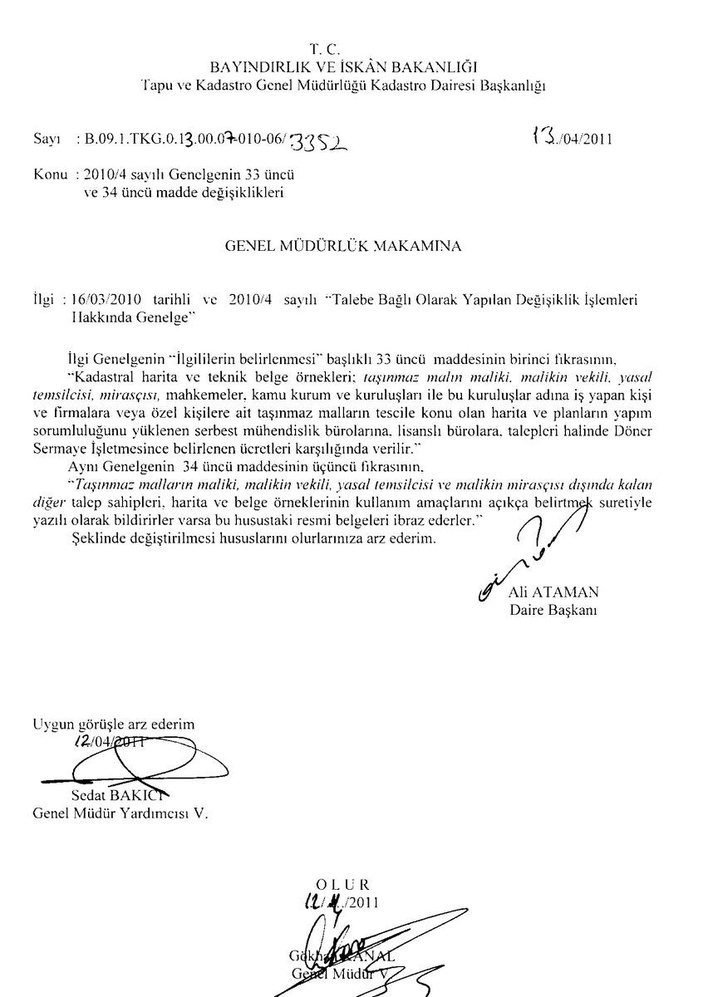
#> input picture SIGNATURE_EXTARCTOR/signature_extractor-master/inputs/in1.jpg, 708 x 997 px, shrunk from 852 x 1200 before the run
$ python signature_extractor.py
#> lines starting #> are read from the running program, lines starting #| are printed output that depends on the picture; after the words box and inside, x2 and y2 are one past the last pixel; in counts of white or black regions, pixels touching at a corner belong together; long printed decimals are rounded
import cv2
import matplotlib.pyplot as plt
from skimage import measure, morphology
from skimage.color import label2rgb
from skimage.measure import regionprops
import numpy as np
import tkinter
from tkinter import filedialog

# the parameters are used to remove small size connected pixels outliar
constant_parameter_1 = 84
constant_parameter_2 = 250
constant_parameter_3 = 100

# the parameter is used to remove big size connected pixels outliar
constant_parameter_4 = 18

# read the input image
# initiate tinker and hide window
main_win = tkinter.Tk()
main_win.withdraw()

main_win.overrideredirect(True)
main_win.geometry('0x0+0+0')

main_win.deiconify()
main_win.lift()
main_win.focus_force()

# open file selector
main_win.sourceFile = filedialog.askopenfilename(parent=main_win, initialdir="/",
                                                 title='Please select a directory')
#> the answer given: inputs/in1.jpg

# close window after selection
main_win.destroy()

img = cv2.imread(main_win.sourceFile)
#> img is the input picture: shape (997, 708, 3); min 0, max 255, mean 245

cv2.imshow('image', img)
cv2.waitKey(0)
img = cv2.threshold(img, 127, 255, cv2.THRESH_BINARY)[1]  # ensure binary
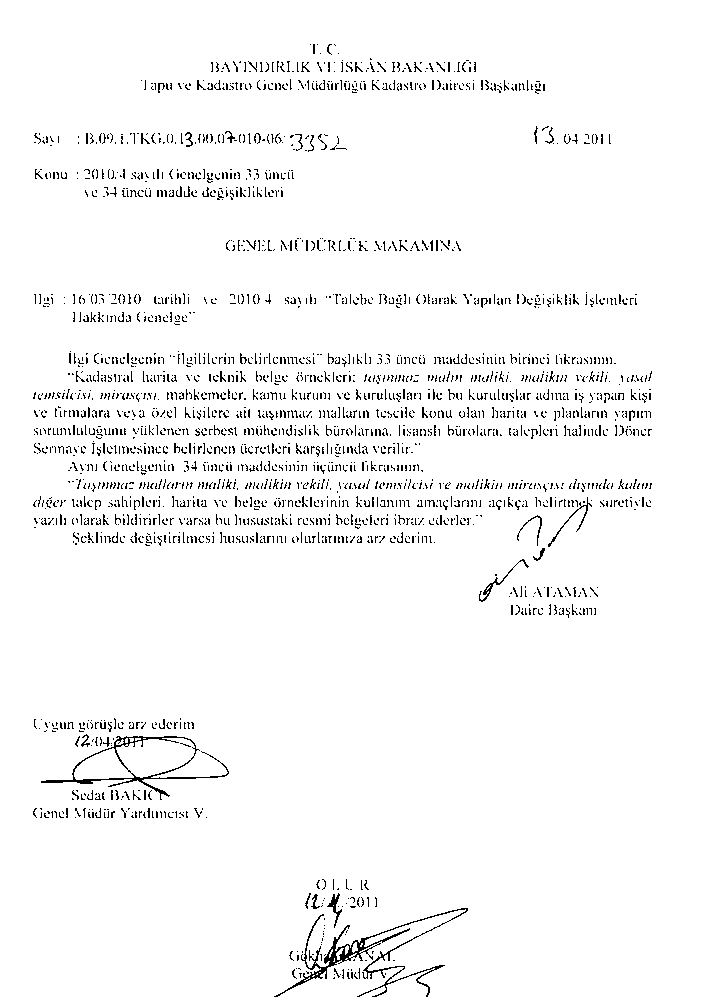
#> img: shape (997, 708, 3); 96.6% white; black in thin lines or dots, all inside (x1, y1, x2, y2) = (33, 44, 652, 997)

# connected component analysis by scikit-learn framework
blobs = img > img.mean()
blobs_labels = measure.label(blobs, background=1)
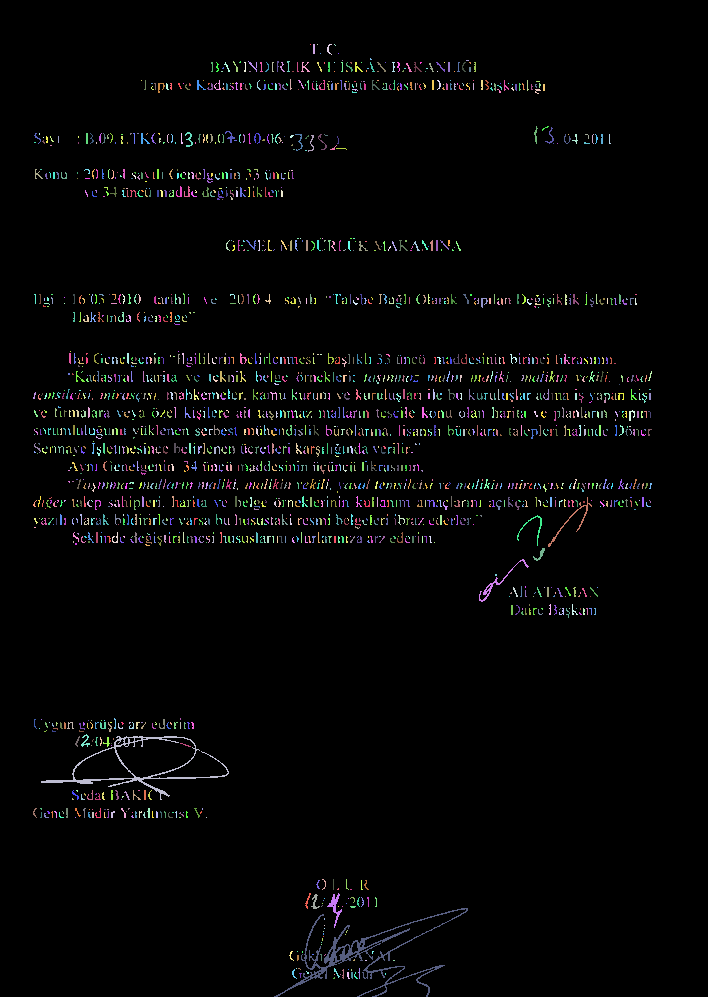
#> blobs_labels: shape (997, 708, 3) int32; 2446 distinct labels, from 0 to 2445; one colour per label, 0 black
image_label_overlay = label2rgb(blobs_labels, image=img)

fig, ax = plt.subplots(figsize=(10, 6))

'''
# plot the connected components (for debugging)
ax.imshow(image_label_overlay)
ax.set_axis_off()
plt.tight_layout()
plt.show()
'''

the_biggest_component = 0
total_area = 0
counter = 0
average = 0.0
for region in regionprops(blobs_labels):
    if (region.area > 10):
        total_area = total_area + region.area
        counter = counter + 1
    # print region.area # (for debugging)
    # take regions with large enough areas
    if (region.area >= 250):
        if (region.area > the_biggest_component):
            the_biggest_component = region.area
#> this loop made 2445 passes
#> total_area on passes 2, 4, 11, 13, 14, 15, 16, 17, 18, 19, 20, 21: 60, 123, 177, 255, 297, 345, 384, 432, 483, 522, 564, 606
#> after the loop, counter = 1703; the_biggest_component = 5295; total_area = 68841

average = (total_area/counter)
#> average = 40.42
print("the_biggest_component: " + str(the_biggest_component))
#| the_biggest_component: 5295.0
print("average: " + str(average))
#| average: 40.423

# experimental-based ratio calculation, modify it for your cases
# a4_small_size_outliar_constant is used as a threshold value to remove connected outliar connected pixels
# are smaller than a4_small_size_outliar_constant for A4 size scanned documents
a4_small_size_outliar_constant = (
    (average/constant_parameter_1)*constant_parameter_2)+constant_parameter_3
#> a4_small_size_outliar_constant = 220.3
print("a4_small_size_outliar_constant: " + str(a4_small_size_outliar_constant))
#| a4_small_size_outliar_constant: 220.308

# experimental-based ratio calculation, modify it for your cases
# a4_big_size_outliar_constant is used as a threshold value to remove outliar connected pixels
# are bigger than a4_big_size_outliar_constant for A4 size scanned documents
a4_big_size_outliar_constant = a4_small_size_outliar_constant*constant_parameter_4
#> a4_big_size_outliar_constant = 3965.5
print("a4_big_size_outliar_constant: " + str(a4_big_size_outliar_constant))
#| a4_big_size_outliar_constant: 3965.538

# remove the connected pixels are smaller than a4_small_size_outliar_constant
pre_version = morphology.remove_small_objects(
    blobs_labels, a4_small_size_outliar_constant).astype(np.uint8)
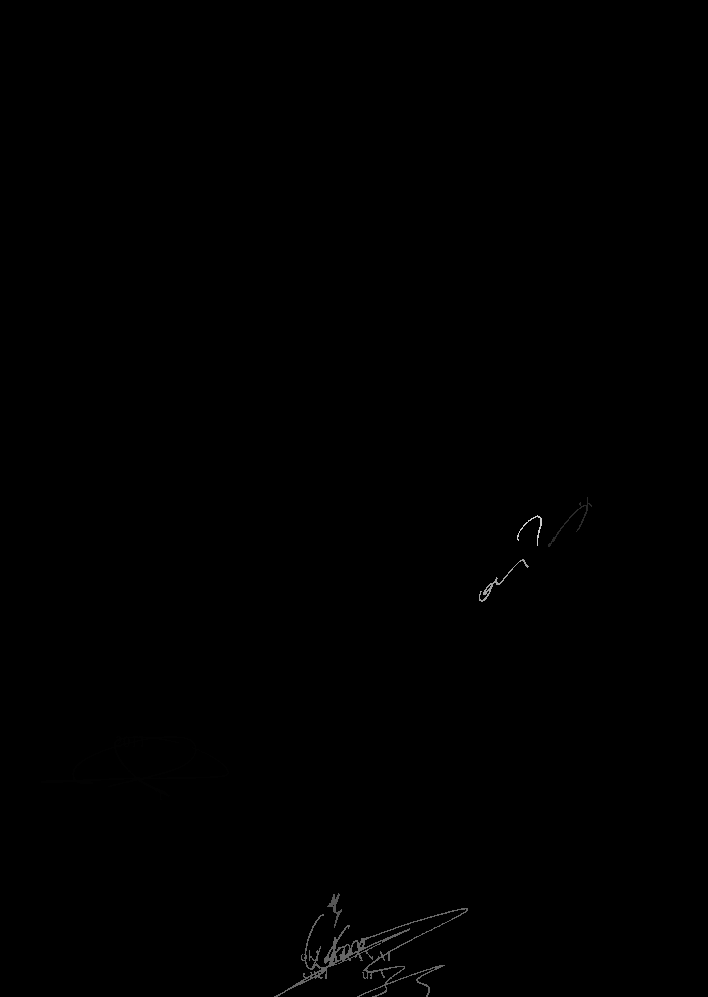
#> pre_version: shape (997, 708, 3); min 0, max 204, mean 0.4
# remove the connected pixels are bigger than threshold a4_big_size_outliar_constant
# to get rid of undesired connected pixels such as table headers and etc.
component_sizes = np.bincount(pre_version.ravel())
#> component_sizes = 205 values, max 2107449 at index 0, min 0 at index 1, mean 10329.9
too_small = component_sizes > (a4_big_size_outliar_constant)
too_small_mask = too_small[pre_version]
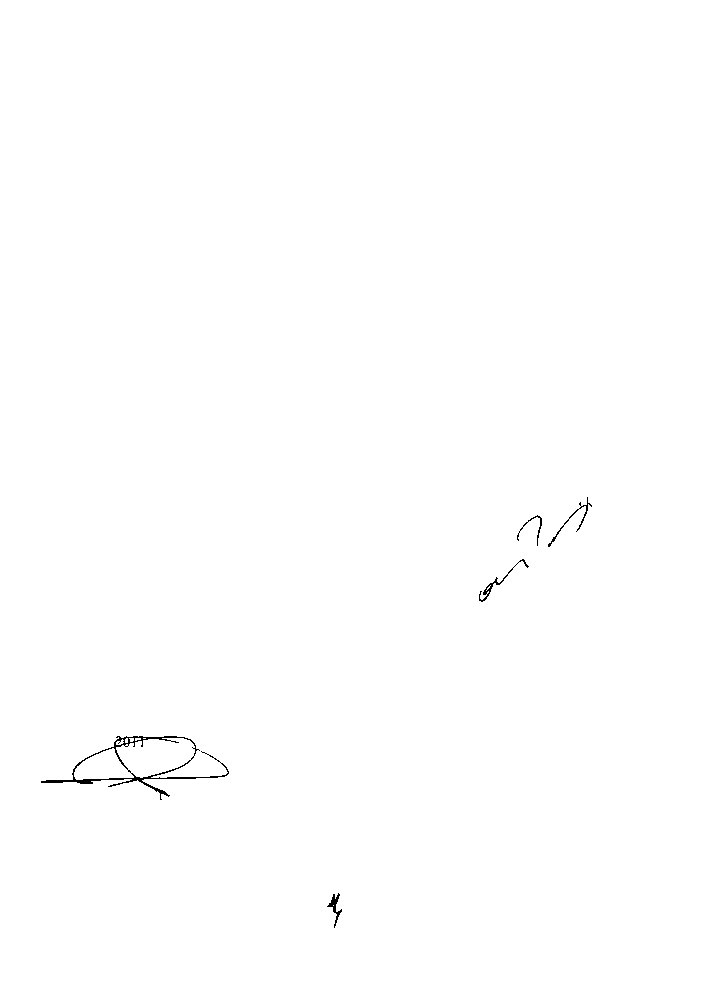
#> too_small_mask: shape (997, 708, 3) bool; 99.8% white; black in thin lines or dots, all inside (x1, y1, x2, y2) = (41, 497, 592, 928)
pre_version[too_small_mask] = 0
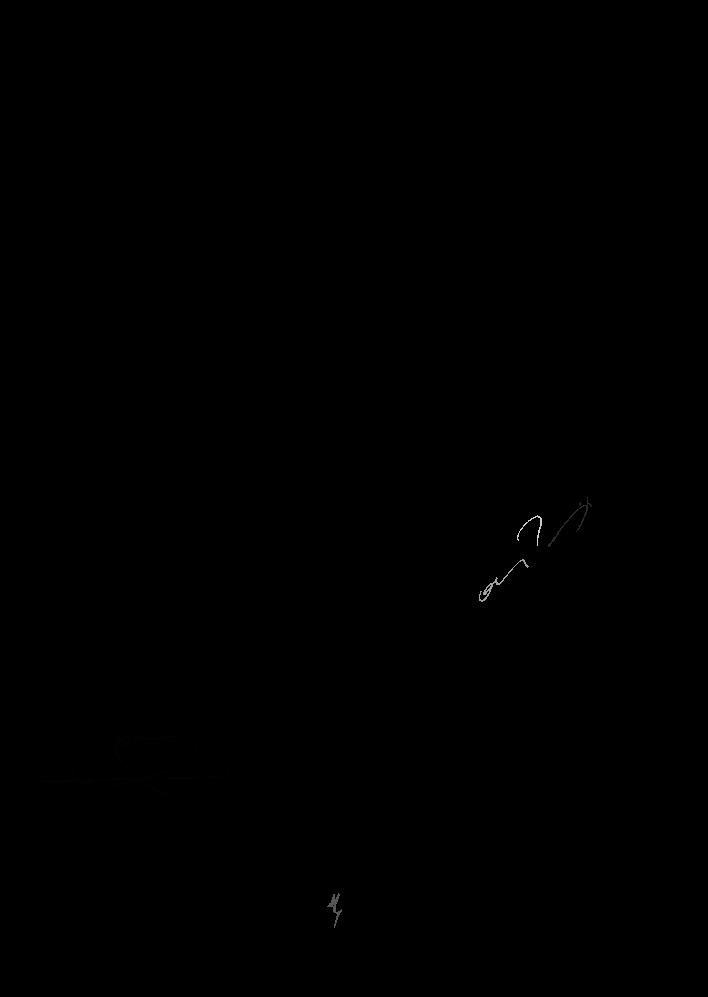
#> pre_version: shape (997, 708, 3); 0.25% of pixels changed, all inside (x1, y1, x2, y2) = (274, 908, 468, 997)
# save the the pre-version which is the image is labelled with colors
# as considering connected components
plt.imsave('pre_version.png', pre_version)

# read the pre-version
img = cv2.imread('pre_version.png', 0)
#> img: shape (997, 708); min 0, max 204, mean 0.1
# ensure binary
img = cv2.threshold(img, 0, 255, cv2.THRESH_BINARY_INV | cv2.THRESH_OTSU)[1]
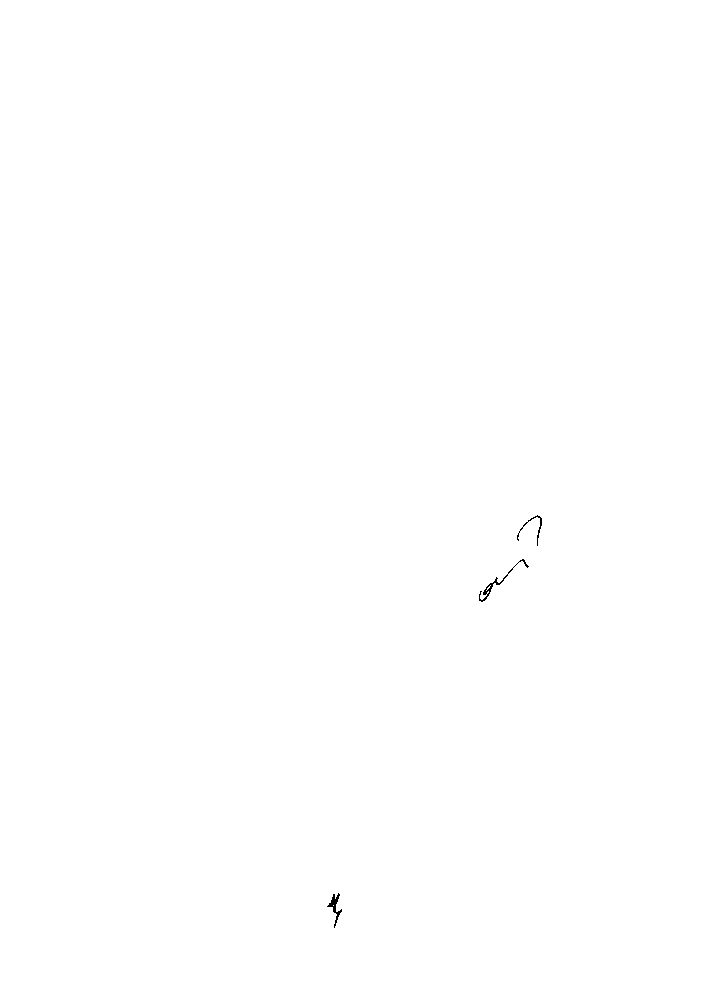
#> img: shape (997, 708); 99.9% white; black in thin lines or dots, all inside (x1, y1, x2, y2) = (327, 515, 542, 928)
cv2.imshow('image', img)
cv2.waitKey(0)
# save the the result
cv2.imwrite("./outputs/output.png", img)
